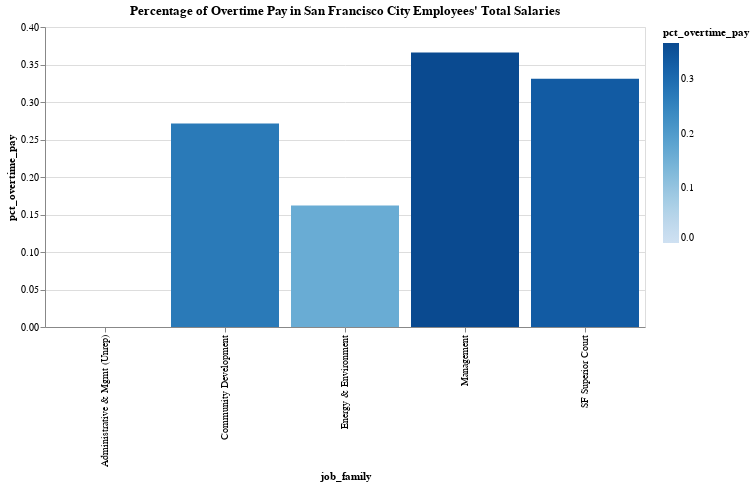

The notebook cell saved with this chart:
### Markdown cell above
Just because I'm curious let's see the job families who don't rely on overtime pay to make up their salaries.

### Code cell
alt.Chart(pct_of_total.tail()).mark_bar().encode(
    x = "job_family",
    y = "pct_overtime_pay",
    color = "pct_overtime_pay"
).properties(
    title = "Percentage of Overtime Pay in San Francisco City Employees' Total Salaries",
    width = 600,
    height = 300
)

### Figure 1 — Vega-Lite specification as saved in the notebook (floating-point values rounded to 4 significant figures)
{"config": {"view": {"continuousWidth": 300, "continuousHeight": 300}}, "data": {"name": "data-27386b77238dbe8a562eeb4a3ed1c642"}, "mark": {"type": "bar"}, "encoding": {"color": {"field": "pct_overtime_pay", "type": "quantitative"}, "x": {"field": "job_family", "type": "nominal"}, "y": {"field": "pct_overtime_pay", "type": "quantitative"}}, "height": 300, "title": "Percentage of Overtime Pay in San Francisco City Employees' Total Salaries", "width": 600, "$schema": "https://vega.github.io/schema/vega-lite/v5.6.1.json", "datasets": {"data-27386b77238dbe8a562eeb4a3ed1c642": [{"job_family": "Management", "pct_overtime_pay": 0.366}, {"job_family": "SF Superior Court", "pct_overtime_pay": 0.3309}, {"job_family": "Community Development", "pct_overtime_pay": 0.2714}, {"job_family": "Energy & Environment", "pct_overtime_pay": 0.1621}, {"job_family": "Administrative & Mgmt (Unrep)", "pct_overtime_pay": 0.0}]}}
